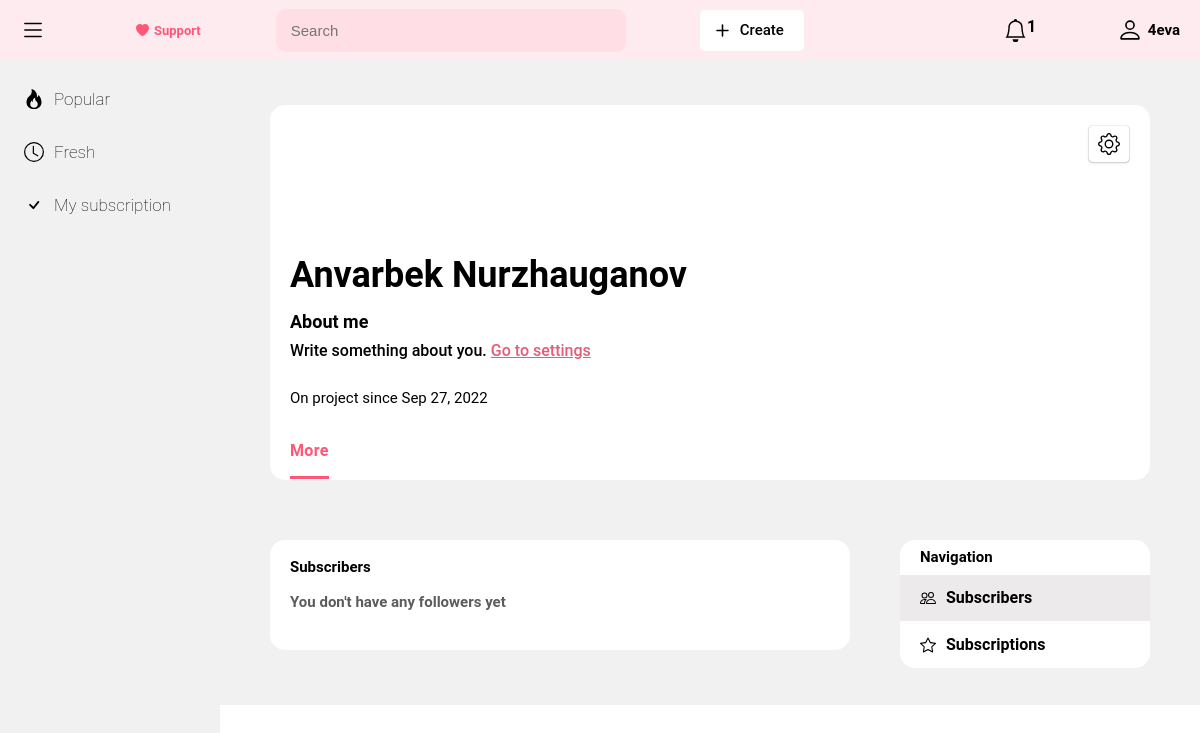
/account/profile (signed in), run on an earlier commit of the app's database.
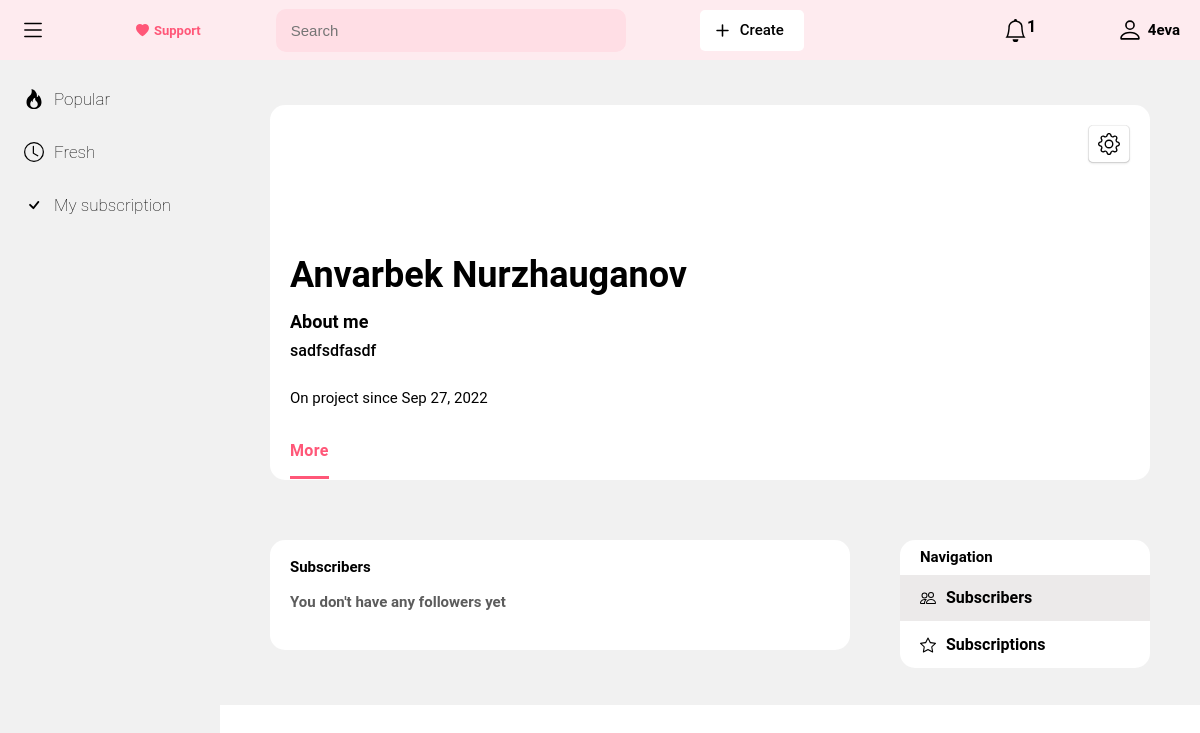
And on a later commit of the database.
### account/models.py (models this page shows, shortened)
class ProfileSettings(models.Model):
    user = models.OneToOneField(CustomUser, on_delete=models.CASCADE)
    profile_avatar = models.ImageField('Profile image', blank=True, null=True, upload_to='profile_images/')
    entry_draft = models.TextField(blank=True, null=True)
    def __str__(self):
        return str({self.user.username})
    class Meta:
        verbose_name = 'Profile'
        verbose_name_plural = 'Profiles'
        db_table = 'user_profile'

class CustomUser(AbstractUser):
    GENDER_CHOICE = (
        ('Male', 'Male'),
        ('Female', 'Female')
    )
    age = models.PositiveSmallIntegerField('Age', default=1)
    gender = models.CharField('Gender', choices=GENDER_CHOICE, max_length=255)
    phone_number = models.CharField('Phone number', max_length=255)
    class Meta:
        verbose_name = 'User'
        verbose_name_plural = 'Users'
        db_table = 'user'

### account/views.py (the view)
# urls.py: path('profile', views.ProfileView, name='user_profile')
def ProfileView(request):
    users = CustomUser.objects.all()
    profile = ProfileSettings.objects.get(user=request.user)
    date_joined = str(profile.user.date_joined.strftime('%b')) + ' ' + str(profile.user.date_joined.day) + ', ' + str(profile.user.date_joined.year)
    subscription = MySubscription.objects.all()
    subscribers = ''
    if request.user in subscription:
        subscribers = request.user
    if subscribers in users:
        print(profile.user)
    context = {
        'profile': profile,
        'date_joined': date_joined,
        'subscribers': subscribers
    }
    print(profile)
    return render(request, 'account/profile_page.html', context)

### main/context_processors.py (called while the page is built)
def message_processor(request):
    url_name = resolve(request.path_info).url_name
    if url_name == 'home' or url_name == 'popular_posts':
        num = 1
    elif url_name == 'fresh_posts':
        num = 2
    elif url_name == 'my_subscription':
        num = 3
    else:
        num = 0
    return {
        'page': num
    }

### account/templates/account/profile_page.html (shortened to what this page needs)
{% extends 'main/base.html' %}
{% block content %}
    <div class="profile_page_container">
        <div class="profile_main_information_block">
            <div class="profile_header_block">
                <div class="profile_header_avatar">
                    {% if profile.profile_avatar %}
                        <div class="avatar_background_photo" style="background-image: url('{{ profile.profile_avatar.url }}')"></div>
                    {% elif profile.user.gender == 'Female' %}
                        <div class="avatar_background_photo" style="background-image: url('https://images.unsplash.com/photo-1438761681033-6461ffad8d80?ixlib=rb-1.2.1&ixid=MnwxMjA3fDB8MHxwaG90by1wYWdlfHx8fGVufDB8fHx8&auto=format&fit=crop&w=870&q=80')"></div>
                    {% elif profile.user.gender == 'Male' %}
                        <div class="avatar_background_photo" style="background-image: url('https://images.unsplash.com/photo-1633332755192-727a05c4013d?ixlib=rb-1.2.1&ixid=MnwxMjA3fDB8MHxwaG90by1wYWdlfHx8fGVufDB8fHx8&auto=format&fit=crop&w=580&q=80')"></div>
                    {% else %}
                        <div class="avatar_background_photo" style="background-image: url('https://images.unsplash.com/photo-1438761681033-6461ffad8d80?ixlib=rb-1.2.1&ixid=MnwxMjA3fDB8MHxwaG90by1wYWdlfHx8fGVufDB8fHx8&auto=format&fit=crop&w=870&q=80')"></div>
                    {% endif %}
                </div>
                <div class="profile_header_settings">
                    <div class="settings_button">
                    </div>
                </div>
            </div>
            <div class="profile_section_block">
                <h1>{{ profile.user.first_name }} {{ profile.user.last_name }}</h1>
                <div class="profile_section_about_me">
                    <h1>About me</h1>
                    {% if profile.entry_draft %}
                        <p>{{ profile.entry_draft }}</p>
                    {% else %}
                        <p>Write something about you. <a href="" style="color: #e55c78; text-decoration: underline">Go to settings</a></p>
                    {% endif %}
                </div>
                <h6>On project since {{ date_joined }} </h6>
            </div>
            <div class="profile_footer_block">
                <p>More</p>
            </div>
        </div>
        <div class="profile_review_container">
            <div class="profile_review_block">
                <div class="review_block_subscribers review tabcontent" id="Subscribers">
                    <h1>Subscribers</h1>
                    <p>You don't have any followers yet</p>
                    <p>{{ subscribers }}</p>
                </div>
            </div>
            <div class="profile_review_navigation_block">
                <h1>Navigation</h1>
                <div class="navigation_block_subscribers navigation tablink" id="defaultOpen" onclick="openPage('Subscribers', this, '#eceaea')">
                    <span>Subscribers</span>
                </div>
                <div class="navigation_block_subscriptions navigation tablink" onclick="openPage('Subscriptions', this, '#eceaea')">
                    <span>Subscriptions</span>
                </div>
            </div>
        </div>
    </div>
{% endblock %}

What changed in the data, as far as the page shows it:
changed ProfileSettings "Anvarbek": entry_draft (not shown) → "sadfsdfasdf"
Also different on the page:
text no longer shown: "Write something about you. Go to settings"
